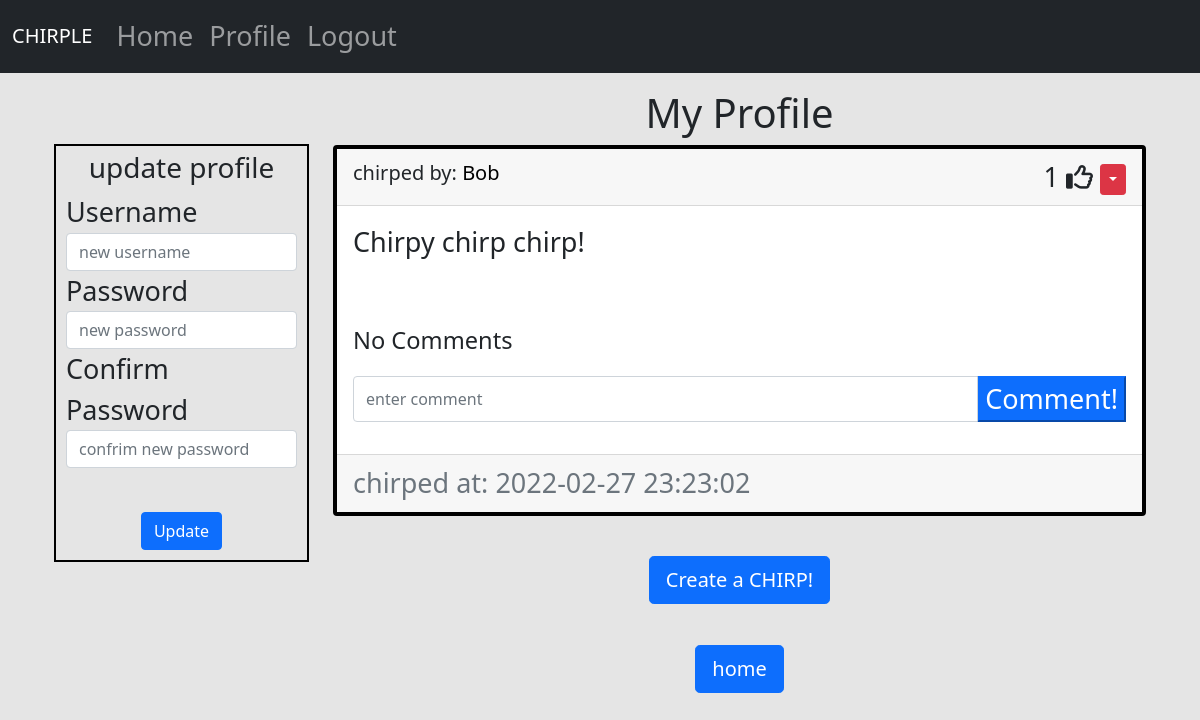
The app's page /chirps/Bob (signed in) with its own data.
### website/models.py (models this page shows)
class Chirps(db.Model):
    id = db.Column(db.Integer, primary_key=True)
    text = db.Column(db.Text, nullable=False)
    date_created = db.Column(db.DateTime(timezone=True), default=func.now())
    author = db.Column(db.Integer, db.ForeignKey(
        'user.id', ondelete="CASCADE"), nullable=False)
    comment = db.relationship(
        "Comment", backref="chirps", cascade="all,delete-orphan")
    like = db.relationship(
        "Like", backref="chirps", cascade="all,delete-orphan")

class User(db.Model, UserMixin):
    id = db.Column(db.Integer, primary_key=True)
    email = db.Column(db.String(150), unique=True)
    username = db.Column(db.String(150), unique=True)
    password = db.Column(db.String(150))
    date_created = db.Column(db.DateTime(timezone=True), default=func.now())
    isAdmin = db.Column(db.Boolean, default=False)
    chirps = db.relationship("Chirps", backref="user", passive_deletes=True)
    comment = db.relationship("Comment", backref="user", passive_deletes=True)
    like = db.relationship("Like", backref="user", passive_deletes=True)

### website/views.py (the view)
@views.route('/chirps/<username>')
@login_required
def profiles(username):
    user = User.query.filter_by(username=username).first()
    if not user:
        flash("no user found", category="error")
        return redirect(url_for("views.home"))
    posts = user.chirps
    return render_template('chirps.html', user=current_user, chirps=posts, username=username)

### website/__init__.py (called while the page is built)
def create_app():
    app = Flask(__name__)
    app.config['SECRET_KEY'] = "notsosecretkey"
    app.config['SQLALCHEMY_DATABASE_URI'] = f'sqlite:///{DB_NAME}'
    db.init_app(app)
    from .views import views
    from .auth import authenticate
    app.register_blueprint(views, url_prefix="/")
    app.register_blueprint(authenticate, url_prefix="/")
    from .models import User
    create_database(app)
    login_manager = LoginManager()
    login_manager.login_view = "authenticate.login"
    login_manager.init_app(app)
    @login_manager.user_loader
    def load_user(_id):
        return User.query.get(int(_id))
    return app

### website/templates/chirps.html (shortened to what this page needs)
{%extends "base.html"%} {%block title%}{{username}}'s chirps {%endblock%}
{%block content%}
{%if current_user.username == username%}
  <div class="container mt-3">
    <div class="row">
    <div class="col-3">
      <aside class="profileInfo">
          <h3 align="center">update profile</h3>
          <form class="formclass" method="POST"
          action="/updateUser/{{username}}">
          <div class="form-group">
            <label for="username">Username</label>
            <input
              type="text"
              id="username"
              name="username"
              class="form-control"
              placeholder="new username"
            />
            <label for="password1">Password</label>
            <input
              type="password"
              id="password1"
              name="password1"
              class="form-control"
              placeholder="new password"
            />
            <label for="password2"> Confirm Password</label>
            <input
              type="password"
              id="password2"
              name="password2"
              class="form-control"
              placeholder="confrim new password"
            />
            <br />
            <div align="center">
              <button class="btn btn-primary" type="submit">Update</button>
            </div>
          </div>
        </form>
      </div>
    <div class="col-9">
        <h1 align="center">My Profile</h1>
        <div id="chirps">
        {%for chirps in chirps%}
        <div class="card ">
        <div class="card-header d-flex justify-content-between align-items-center">
          <h5>
            chirped by:
            <span
              ><a href="/chirps/{{chirps.user.username}}" class="chirpname">
                {{chirps.user.username}}</a
              ></span
            >
          </h5>
          <div>
            <span id="likes-count-{{chirps.id}}">{{chirps.like|length}}</span>
            {%if user.id in  chirps.like|map(attribute="author")|list%}
            <i
              class="fas fa-thumbs-up"
              id="like-button-{{chirps.id}}"
              onclick="like({{chirps.id}})"
            ></i>
            {%else%}
            <i
            class="far fa-thumbs-up"
            id="like-button-{{chirps.id}}"
            onclick="like({{chirps.id}})"
          ></i>
            {%endif%}
            {%if chirps.author == user.id%}
          <div class="btn-group">
            <button
              type="button"
              class="btn btn-sm btn-danger dropdown-toggle"
              data-bs-toggle="dropdown"
            ></button>
          </div>
          {%endif%}
        </div>
        </div>
        <div class="card-body">
          <div class="card-text">
            <p class="chirptext">{{chirps.text}}</p>
          </div>
          <br />
            <p class="card-text">
              {%if chirps.comment|length > 0%}
              <a
                href="#comments-{{chirps.id}}"
                data-bs-toggle="collapse"
                role="button"
              >
                <small class="chirpname">View {{chirps.comment|length}} Comments</small>
              </a>
              {%else%}
              <small text-muted> No Comments</small>
              {%endif%}
            </p>
            <form
              method="POST"
              class="input-group mt-3 mb-3"
              action="/createcomment/{{chirps.id}}"
            >
              <input
                type="text"
                id="text"
                name="text"
                class="form-control"
                placeholder="enter comment"
              />
              <button type="submit" class="btn-primary">Comment!</button>
            </form>
          </div>
          <div class="card-footer text-muted">
            chirped at: {{chirps.date_created}}
          </div>
        </div>
        <br />
        {%endfor%}
        </div>
        {%block footer%}
        <div align="center">
        <a href="/createchirp"
          ><button type="button" class="btn btn-primary btn-lg">
            Create a CHIRP!
          </button></a
        >
        </div>
        <br>
        <div align="center">
        <a href="/home"
          ><button type="button" class="btn btn-primary btn-lg">home</button></a
        >
        </div>
        {%endblock%}
      </div>
    </div>
  </div>
    </div>
{%endif%}
  {%endblock%}

### website/static/style.css (style rules this page uses)
body { background-color: #e5e5e5; font-size: 27px; }
.col-3 { margin-top: 55px; }
.profileInfo { padding: 5px; border: 2px solid black; }
.formclass { margin: 5px; }
.card { border: 4px solid black; }
.chirpname { color: black; text-decoration: none; }

### records on screen
Chirps: user.username "Bob", like|length "1", text "Chirpy chirp chirp!", date_created "2022-02-27 23:23:02"
